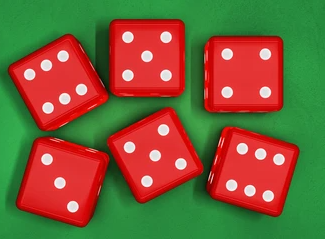
#> input picture homework2/#4/#4_dices.PNG, 325 x 239 px
$ python homework4-2.py
#> lines starting #> are read from the running program, lines starting #| are printed output that depends on the picture; after the words box and inside, x2 and y2 are one past the last pixel; in counts of white or black regions, pixels touching at a corner belong together
import numpy as np
import cv2 as cv
import math


def setLabel(img, pts, label):
    (x, y, w, h) = cv.boundingRect(pts)
    pt1 = (x, y)
    pt2 = (x + w, y + h)
    cv.rectangle(img, pt1, pt2, (0, 0, 255), 1)
    cv.putText(img, label, pt1, cv.FONT_HERSHEY_PLAIN, 1, (0, 0, 255))


img = cv.imread('#4_dices.PNG', cv.IMREAD_GRAYSCALE)
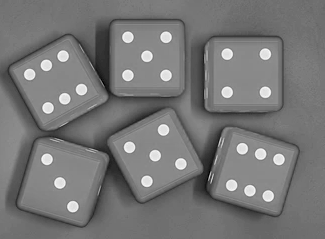
#> img: shape (239, 325); min 0, max 249, mean 118.4

if img is None:
    print('Image load failed!')
    exit()

dst1 = cv.GaussianBlur(img,(5,5),9)
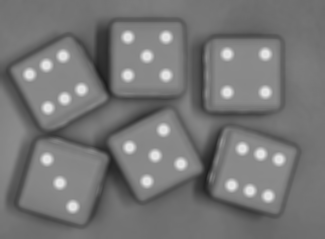
#> dst1: shape (239, 325); min 29, max 231, mean 118.4
cv.imshow('point', dst1)

edge = cv.Canny(dst1, 30, 100)
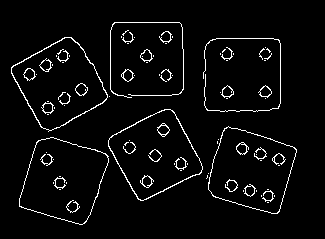
#> edge: shape (239, 325); 4.1% white in thin lines or dots, all inside (x1, y1, x2, y2) = (11, 22, 297, 225)
cv.imshow('point1', edge)

lines = cv.HoughLinesP(edge, 1, math.pi / 90, 30, minLineLength=0, maxLineGap=15)
#> lines = 39 rows, first 6: [110, 89, 110, 30], [165, 95, 209, 178], [141, 200, 212, 166], [280, 103, 280, 43], [104, 90, 129, 97], [112, 135, 166, 109]
edge = cv.cvtColor(edge, cv.COLOR_GRAY2BGR)
if lines is not None:
    for i in range(lines.shape[0]):
        pt1 = (lines[i][0][0], lines[i][0][1])
        pt2 = (lines[i][0][2], lines[i][0][3])
        cv.line(edge, pt1, pt2, (255, 255, 255), 2, cv.LINE_AA)
#> this loop made 39 passes
#> (pt1, pt2) on passes 1 to 12: ((110, 89), (110, 30)), ((165, 95), (209, 178)), ((141, 200), (212, 166)), ((280, 103), (280, 43)), ((104, 90), (129, 97)), ((112, 135), (166, 109)), ((208, 182), (281, 203)), ((144, 177), (152, 179)), ((114, 22), (179, 22)), ((278, 212), (296, 149)), ((19, 199), (50, 102)), ((215, 197), (272, 213))
#> pt2 on pass 24: (129, 94)
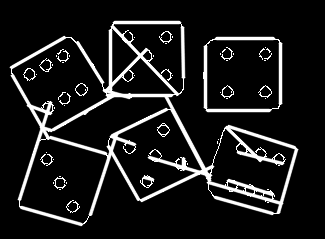
#> edge: shape (239, 325, 3); min 0, max 255, mean 27
cv.imshow('point2', edge)
edge = cv.cvtColor(edge, cv.COLOR_BGR2GRAY)
#> edge: shape (239, 325)
cv.imshow('point3', edge)

contours, _ = cv.findContours(edge, cv.RETR_TREE, cv.CHAIN_APPROX_NONE)
#> contours = 94 contours, 55 with area under 20; largest, box (x1, y1, x2, y2) and area: (9, 20, 299, 227) 32212, (203, 36, 283, 113) 5844, (19, 139, 108, 224) 4860, (206, 39, 280, 110) 4833, (11, 37, 107, 129) 4670
count = [0] * 100
index = 0

for pts in contours:
    if cv.contourArea(pts) < 30:
        continue

    approx = cv.approxPolyDP(pts, cv.arcLength(pts, True) * 0.02, True)
    vtc = len(approx)

    if vtc == 4:
        setLabel(img, pts, 'RECT')
        index += 1
    else:
        lenth = cv.arcLength(pts, True)
        area = cv.contourArea(pts)
        ratio = 4. * math.pi * area / (lenth * lenth)
        if ratio > 0.75:
            setLabel(img, pts, 'CIR')
            count[index] += 1
#> this loop made 94 passes
#> (vtc, lenth, area, ratio) on passes 3, 10, 11, 35, 36, 56, 58: (6, 297.4, 5843.5, 0.83), (6, 35.46, 83, 0.83), (8, 39.46, 95, 0.767), (9, 31.21, 58.5, 0.755), (7, 29.8, 54, 0.764), (9, 39.7, 102.5, 0.817), (6, 32.63, 76, 0.897)
#> (approx, vtc, index) on passes 5, 38: ([[206, 44], [277, 39], [278, 107], [208, 108]], 4, 1), ([[41, 139], [107, 156], [83, 223], [19, 205]], 4, 2)
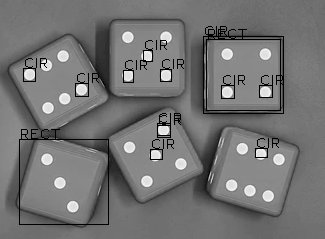
#> img: shape (239, 325); 2.94% of pixels changed, all inside (x1, y1, x2, y2) = (19, 26, 284, 225)
#> after the loop, count = 100 values, max 7 at index 2, min 0 at index 3, mean 0.12; index = 2

count.sort()
for i in count:
    if i != 0:
        print(math.ceil(i / 2))
#> this loop made 100 passes
#| 1
#| 2
#| 4

cv.imshow('img', img)
cv.waitKey()
cv.destroyAllWindows()
